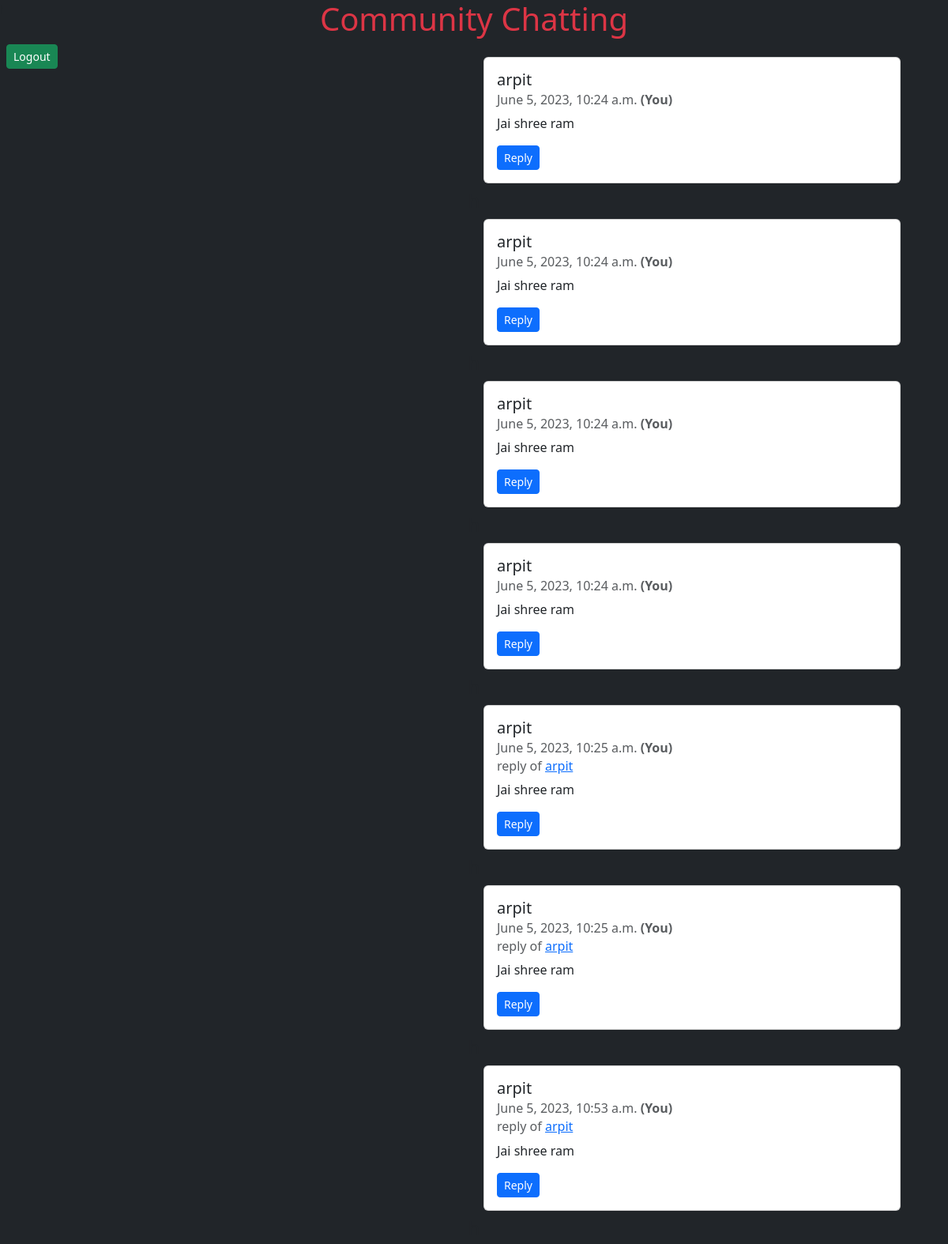
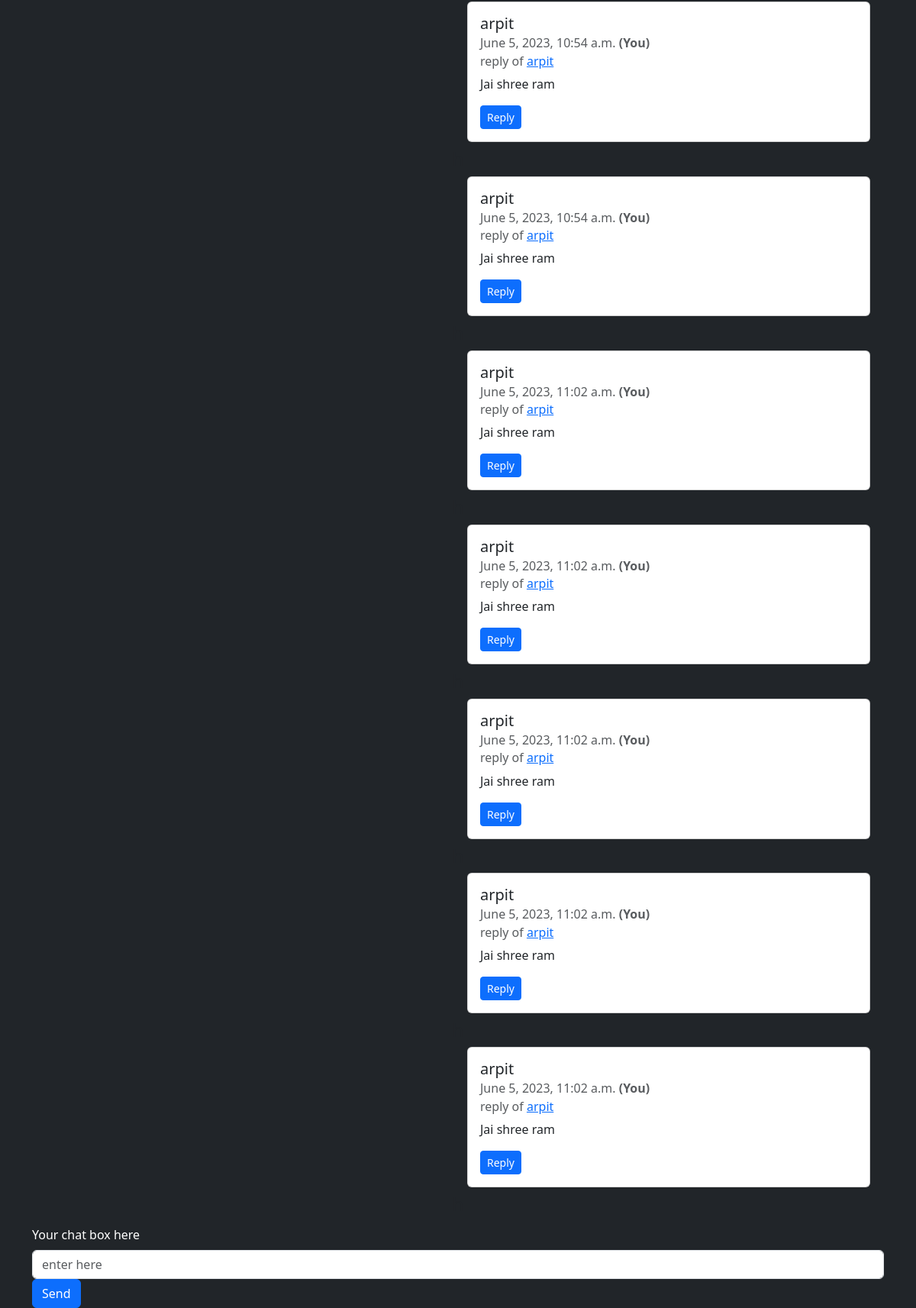
The app's page / (signed in) with its own data (2 pictures, top to bottom).
### chj/models.py (models this page shows)
class Chatting(models.Model):
    cuser = models.ForeignKey(User, on_delete=models.CASCADE, related_name="chatuser")
    cusrep = models.ForeignKey('self', on_delete=models.CASCADE, null=True)
    chattts = models.CharField(max_length=1000000)
    useridhtml = models.CharField(max_length=1000000, null=True)
    timestamp = models.DateTimeField(default=now)
    def __str__(self):
        return self.cuser.username

### chj/views.py (the view)
# urls.py: 2. Add a URL to urlpatterns:  path('', views.home, name='home')
def home(request):
    chsud = Chatting.objects.order_by("timestamp")
    fisch = Chatting.objects.first()
    lusch = Chatting.objects.last()
    if fisch:
        user = get_user_from_string(fisch)
        ff = Chatting.objects.filter(cuser=user).first().id
        print(ff)
    else:
        ff = 1
    userr = request.user
    return render(request, "chat.html", {"userschat": chsud, "lchsd": lusch, "main_user":userr, "fisch": ff})

### chj/models.py (called while the page is built)
def get_user_from_string(user_string):
    User = get_user_model()
    try:
        user = User.objects.get(username=user_string)  # Assuming the string is the username
    except User.DoesNotExist:
        user = None
    return user

### templates/chat.html (shortened to what this page needs)
{% extends 'index.html' %}
{% block bd %}
{% load mathfilters %}
<p id="ld{{fisch|sub:1}}">h</p>
<div class="container my-5">
    {% for n in userschat %}
    {% if request.user.username == n.cuser.username %}
    <div class="card" id="chat-log" style="width: 33rem; margin-left: 570px;">
        {% else %}
        <div class="card" style="width: 33rem; margin-left: 10px;">
            {% endif %}
            <div class="card-body" id="{{n.cuser.username}}">
                <h5 class="card-title" id="ld{{n.id}}">{{n.cuser.username}}</h5>
                <h6 class="card-subtitle mb-2 text-muted">{{n.timestamp}}
                    {% if request.user.username == n.cuser.username %}
                    <b>(You)</b>
                    {% endif %}
                </h6>
                {% if n.cusrep %}
                <h6 class="card-subtitle mb-2 text-muted">reply of
                <a href="#ld{{n.useridhtml|sub:1}}" >{{n.cusrep}}</a></h6>
                {% endif %}
                <p class="card-text">{{n.chattts}}</p>
                <button class="btn btn-primary btn-sm" id="button" onclick="t({{n.id}})">
                    Reply
                </button>
            </div>
        </div>
        <h4 class="row d-flex justify-content-center mt-2 mx-2">h</h4>
        {% endfor %}
        <h4 class="row d-flex justify-content-center mt-2 mx-2">h</h4>
    </div>
    <h4 class="row d-flex justify-content-center mt-1 mx-2">h</h4>
    {% if user.is_authenticated %}
        <div class="container mt-1 fixed-bottom bg-dark">
            <label for="chat-message-input" class="form-label text-white">Your chat box here</label>
            <input type="text" class="form-control" placeholder="enter here" name="user_chatter" maxlength="999999"  id="messagee">
            <button type="submit" class="btn btn-primary" onclick="sendMessage()">Send</button>
        </div>
</div>
{% else %}
<div class="container my-3 fixed-bottom">
    <h3 class="row d-flex justify-content-center bg-danger text-white">Please login then sent message</h3>
</div>
{% endif %}
{% endblock %}

### records on screen
Chatting: cuser.username "arpit", timestamp "June 5, 2023, 10:24 a.m.", shows "(You)", chattts "Jai shree ram"
Chatting: cuser.username "arpit", timestamp "June 5, 2023, 10:24 a.m.", shows "(You)", chattts "Jai shree ram"
Chatting: cuser.username "arpit", timestamp "June 5, 2023, 10:24 a.m.", shows "(You)", chattts "Jai shree ram"
Chatting: cuser.username "arpit", timestamp "June 5, 2023, 10:24 a.m.", shows "(You)", chattts "Jai shree ram"
Chatting: cuser.username "arpit", timestamp "June 5, 2023, 10:25 a.m.", shows "(You)", cusrep "arpit", chattts "Jai shree ram"
Chatting: cuser.username "arpit", timestamp "June 5, 2023, 10:25 a.m.", shows "(You)", cusrep "arpit", chattts "Jai shree ram"
Chatting: cuser.username "arpit", timestamp "June 5, 2023, 10:53 a.m.", shows "(You)", cusrep "arpit", chattts "Jai shree ram"
Chatting: cuser.username "arpit", timestamp "June 5, 2023, 10:54 a.m.", shows "(You)", cusrep "arpit", chattts "Jai shree ram"
Chatting: cuser.username "arpit", timestamp "June 5, 2023, 10:54 a.m.", shows "(You)", cusrep "arpit", chattts "Jai shree ram"
Chatting: cuser.username "arpit", timestamp "June 5, 2023, 11:02 a.m.", shows "(You)", cusrep "arpit", chattts "Jai shree ram"
Chatting: cuser.username "arpit", timestamp "June 5, 2023, 11:02 a.m.", shows "(You)", cusrep "arpit", chattts "Jai shree ram"
Chatting: cuser.username "arpit", timestamp "June 5, 2023, 11:02 a.m.", shows "(You)", cusrep "arpit", chattts "Jai shree ram"
Chatting: cuser.username "arpit", timestamp "June 5, 2023, 11:02 a.m.", shows "(You)", cusrep "arpit", chattts "Jai shree ram"
Chatting: cuser.username "arpit", timestamp "June 5, 2023, 11:02 a.m.", shows "(You)", cusrep "arpit", chattts "Jai shree ram"
